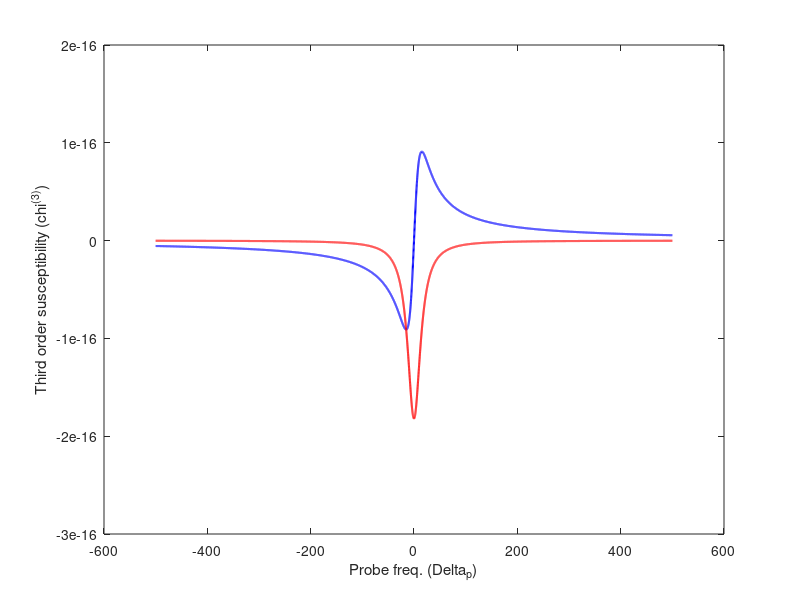

MATLAB code for this plot:
clear;
close all;

% Parameters
mu41=15.68e-29;
hbar=1.05e-34;
deltap=-5e13:0.001e13:5e13;
deltac=0;
deltad=0;
deltab=0;
phi=0;
omegac=1.51e11;
omegap=2.84e12;
omegad=0e12;
omegab=0e12;
g21=1.51e11;
g31=3.03e12;
g41=3.03e12;
k=1.24e15;
c=3e8; % Speed of light

% Complex detuning terms
X=(deltap-deltab+(1i/2).*g21);
Y=(deltap-deltad+(1i/2).*g31);
Z=(deltap+(1i/2).*g41);

% Numerator and Denominator terms
Dp=(X.*Z-abs(omegac).^2);
D=(X.*Y.*Z-Z.*abs(omegac).^2-X.*abs(omegad).^2-Y.*abs(omegab).^2+2*(omegac)*(omegad)*(omegab)*cos(phi));
D2=(Y.*abs(omegab)-abs(omegac*omegad)*exp(1i*phi));
D3=(X.*abs(omegad)-abs(omegac*omegab)*exp(-1i*phi));
A=((2.*c.*k)./(omegap));
B=((abs(Dp).^2+abs(D2).^2+abs(D3).^2)/abs(D).^2);

%chi1=((-A.*Dp)./D);
chi3=((A.*Dp)./D)*(abs(mu41).^2/((hbar).^2))*B;

% Plot
plot(deltap./10.^11,real(chi3), 'b', 'LineWidth', 1.5)
hold on;
plot(deltap./10.^11,imag(chi3), 'r', 'LineWidth', 1.5)
xlabel("Probe freq. (\Delta_p)");
ylabel("Third order susceptibility (\chi^{(3)})");
